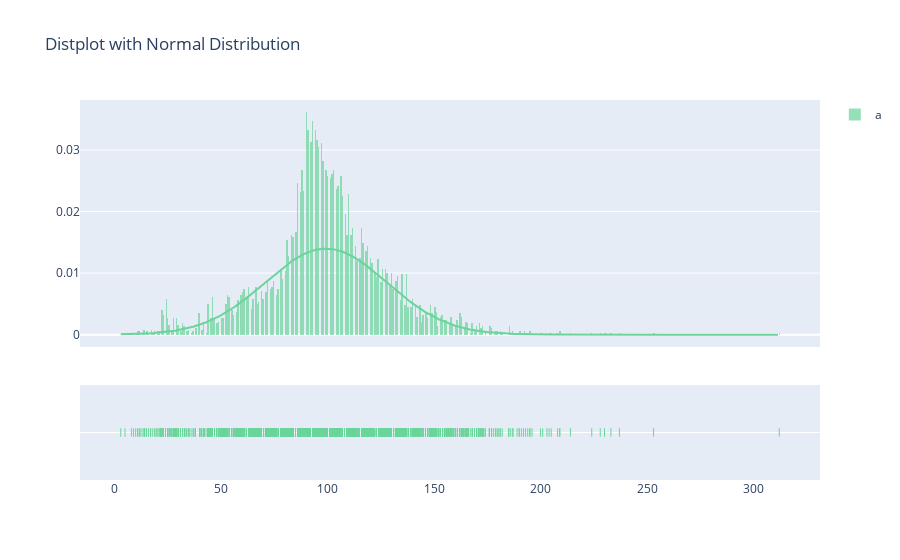

The notebook cell this image was saved under:
### Code cell
import plotly.figure_factory as ff
x1 = d2['duration'].fillna(0.0).astype(float)
fig = ff.create_distplot([x1], ['a'], bin_size=0.7, curve_type='normal', colors=["#6ad49b"])
fig.update_layout(title_text='Distplot with Normal Distribution')
fig.show()

### Figure 1 — Plotly figure (JSON) as saved in the notebook; plotly's stock layout.template omitted (floating-point values rounded to 4 significant figures; data arrays with more than 128 entries replaced by an {"elided": "..."} marker saying what was removed)
{"data": [{"autobinx": false, "histnorm": "probability density", "legendgroup": "a", "marker": {"color": "#6ad49b"}, "name": "a", "opacity": 0.7, "type": "histogram", "x": {"elided": "5377 float values"}, "xaxis": "x", "xbins": {"end": 312.0, "size": 0.7, "start": 3.0}, "yaxis": "y"}, {"legendgroup": "a", "marker": {"color": "#6ad49b"}, "mode": "lines", "name": "a", "showlegend": false, "type": "scatter", "x": {"elided": "500 float values"}, "xaxis": "x", "y": {"elided": "500 float values"}, "yaxis": "y"}, {"legendgroup": "a", "marker": {"color": "#6ad49b", "symbol": "line-ns-open"}, "mode": "markers", "name": "a", "showlegend": false, "type": "scatter", "x": {"elided": "5377 float values"}, "xaxis": "x", "y": {"elided": "5377 str values"}, "yaxis": "y2"}], "layout": {"barmode": "overlay", "hovermode": "closest", "legend": {"traceorder": "reversed"}, "title": {"text": "Distplot with Normal Distribution"}, "xaxis": {"anchor": "y2", "domain": [0.0, 1.0], "zeroline": false}, "yaxis": {"anchor": "free", "domain": [0.35, 1], "position": 0.0}, "yaxis2": {"anchor": "x", "domain": [0, 0.25], "dtick": 1, "showticklabels": false}}}
